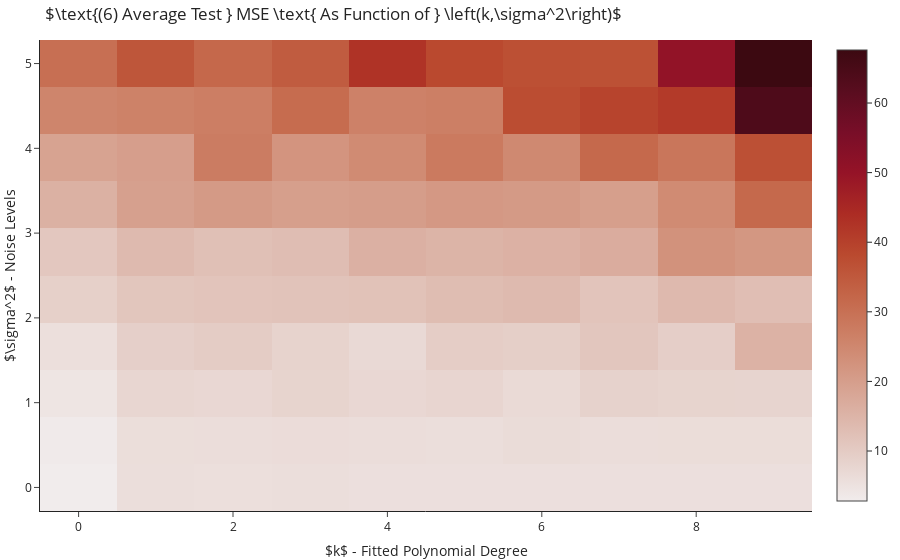

Notebook source saved alongside this figure:
### Markdown cell above
# Time To Think...

In the above figure, we observe the following trends:
- As already seen before, for the noise-free data, once we reach the correct $k$ we achieve zero MSE.
- Across all values of $k$, as we increase $\sigma^2$ we get higher MSE values.
- For all noise levels, we manage to reduce MSE values by increasing $k$.

So, by choosing a **richer** hypothesis class (i.e. larger and that can express more functions - polynomials of higher
degree) we are able to choose an hypothesis that fits the **observed** data **better**, regardless to how noisy the data is.
Try and think how the above heatmap would look if instead of calculating the MSE over the training samples (i.e train error)
we would have calculated it over a **new** set of test samples drawn from the same distribution.

Use the below code to create a test set. Change the code generating figure 6 such that the reported error is a test error. Do not forget to add the noise (that depends on $\sigma^2$) to the test data. What has changed between what we observe for the train error to the test error? What happens for high/low values of $\sigma^2$? What happens for high/low values of $k$?

### Code cell
from sklearn.model_selection import ParameterGrid
    
# Generate the x values of the test set
testX = np.linspace(-1.2, 2, 40)[1::2].reshape(-1,1)

df = []
for setting in ParameterGrid(dict(k=range(10), s=np.linspace(0, 5, 10), repetition=range(10))):

# Generate the noisy y values of the test set. Set the noise level (the scale parameter) according to the specific setting
    y = y_ + np.random.normal(scale=setting["s"], size=len(y_))
    y_hat = make_pipeline(PolynomialFeatures(setting["k"]), LinearRegression(fit_intercept=False)).fit(X, y).predict(testX)
    testY = response(testX) + np.random.normal(scale=setting["s"], size=len(y_))

    df.append([setting["k"], setting["s"], np.mean((testY-y_hat)**2)])
    
df = pd.DataFrame.from_records(df, columns=["k", "sigma","mse"]).groupby(["k","sigma"]).mean().reset_index()

go.Figure(go.Heatmap(x=df.k, y=df.sigma, z=df.mse, colorscale="amp"),
          layout=go.Layout(title=r"$\text{(6) Average Test } MSE \text{ As Function of } \left(k,\sigma^2\right)$", 
                           xaxis_title=r"$k$ - Fitted Polynomial Degree",
                           yaxis_title=r"$\sigma^2$ - Noise Levels")).show()

# # Generate the x values of the test set
# testX = np.linspace(-1.2, 2, 40)[1::2].reshape(-1,1)

# # Generate the noisy y values of the test set. Set the noise level (the scale parameter) according to the specific setting
# testY = response(testX) + np.random.normal(scale=___, size=len(y_))

### Figure 1 — Plotly figure (JSON) as saved in the notebook; plotly's stock layout.template omitted (floating-point values rounded to 4 significant figures)
{"data": [{"colorscale": [[0, "rgb(241, 236, 236)"], [0.09091, "rgb(230, 209, 203)"], [0.1818, "rgb(221, 182, 170)"], [0.2727, "rgb(213, 156, 137)"], [0.3636, "rgb(205, 129, 103)"], [0.4545, "rgb(196, 102, 73)"], [0.5455, "rgb(186, 74, 47)"], [0.6364, "rgb(172, 44, 36)"], [0.7273, "rgb(149, 19, 39)"], [0.8182, "rgb(120, 14, 40)"], [0.9091, "rgb(89, 13, 31)"], [1, "rgb(60, 9, 17)"]], "type": "heatmap", "x": [0, 0, 0, 0, 0, 0, 0, 0, 0, 0, 1, 1, 1, 1, 1, 1, 1, 1, 1, 1, 2, 2, 2, 2, 2, 2, 2, 2, 2, 2, 3, 3, 3, 3, 3, 3, 3, 3, 3, 3, 4, 4, 4, 4, 4, 4, 4, 4, 4, 4, 5, 5, 5, 5, 5, 5, 5, 5, 5, 5, 6, 6, 6, 6, 6, 6, 6, 6, 6, 6, 7, 7, 7, 7, 7, 7, 7, 7, 7, 7, 8, 8, 8, 8, 8, 8, 8, 8, 8, 8, 9, 9, 9, 9, 9, 9, 9, 9, 9, 9], "y": [0, 0.5556, 1.111, 1.667, 2.222, 2.778, 3.333, 3.889, 4.444, 5, 0, 0.5556, 1.111, 1.667, 2.222, 2.778, 3.333, 3.889, 4.444, 5, 0, 0.5556, 1.111, 1.667, 2.222, 2.778, 3.333, 3.889, 4.444, 5, 0, 0.5556, 1.111, 1.667, 2.222, 2.778, 3.333, 3.889, 4.444, 5, 0, 0.5556, 1.111, 1.667, 2.222, 2.778, 3.333, 3.889, 4.444, 5, 0, 0.5556, 1.111, 1.667, 2.222, 2.778, 3.333, 3.889, 4.444, 5, 0, 0.5556, 1.111, 1.667, 2.222, 2.778, 3.333, 3.889, 4.444, 5, 0, 0.5556, 1.111, 1.667, 2.222, 2.778, 3.333, 3.889, 4.444, 5, 0, 0.5556, 1.111, 1.667, 2.222, 2.778, 3.333, 3.889, 4.444, 5, 0, 0.5556, 1.111, 1.667, 2.222, 2.778, 3.333, 3.889, 4.444, 5], "z": [2.817, 3.196, 4.355, 5.72, 9.032, 10.83, 15.84, 19.01, 25.55, 30.28, 5.861, 5.944, 7.608, 9.1, 11.12, 13.69, 19.65, 19.96, 26.14, 35.66, 5.749, 6.068, 7.329, 9.77, 11.53, 12.39, 20.99, 27.39, 26.95, 31.92, 5.864, 6.278, 8.112, 8.291, 11.77, 13.08, 19.87, 22.3, 31.03, 34.37, 5.571, 6.013, 7.304, 6.98, 12.02, 15.86, 20.31, 24.22, 26.28, 42.77, 5.571, 5.763, 7.775, 9.531, 13.1, 15.07, 21.4, 28.01, 26.72, 38.28, 5.571, 6.388, 6.77, 9.21, 13.7, 15.65, 20.99, 24.58, 37.56, 37.0, 5.571, 6.046, 8.567, 11.12, 11.56, 16.77, 19.92, 31.65, 39.34, 36.76, 5.571, 6.139, 8.162, 9.312, 13.85, 22.75, 24.23, 28.7, 41.23, 50.52, 5.571, 6.163, 8.028, 15.42, 12.9, 21.65, 31.67, 36.85, 63.99, 67.62]}], "layout": {"title": {"text": "$\\text{(6) Average Test } MSE \\text{ As Function of } \\left(k,\\sigma^2\\right)$"}, "xaxis": {"title": {"text": "$k$ - Fitted Polynomial Degree"}}, "yaxis": {"title": {"text": "$\\sigma^2$ - Noise Levels"}}}}
